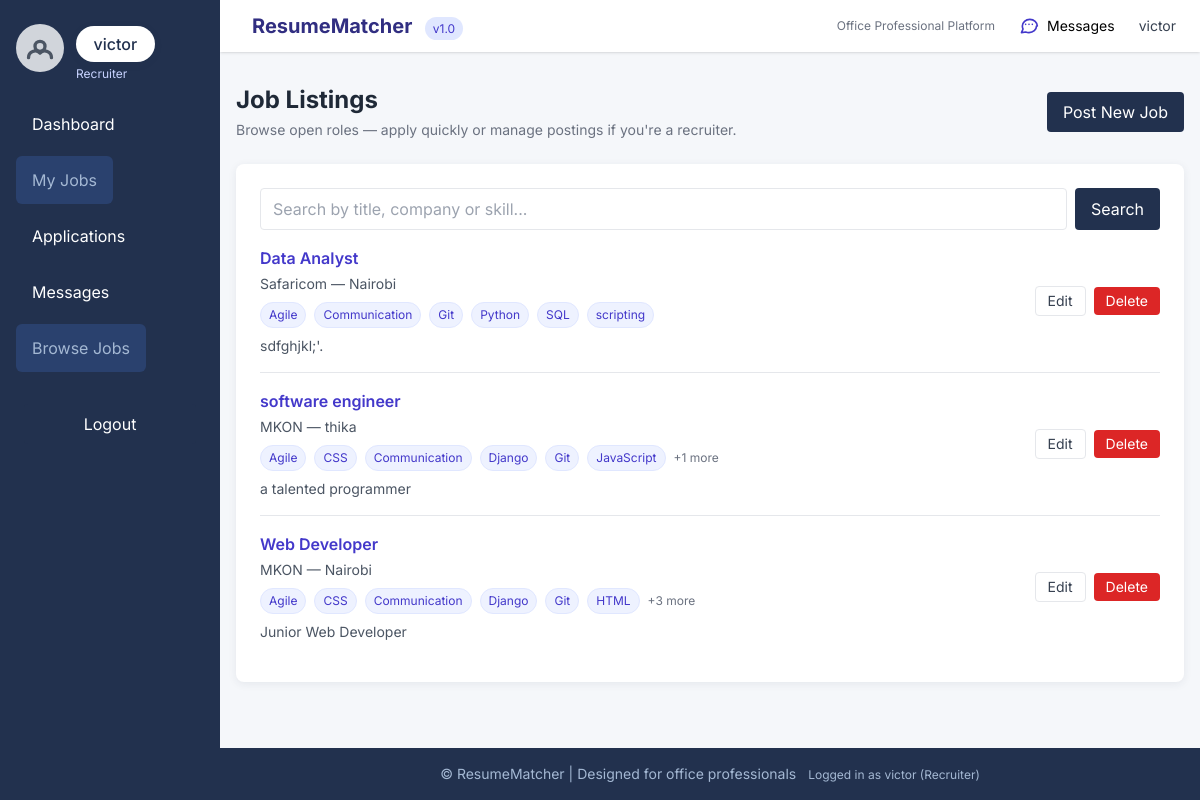
The app's page /jobs/ (signed in), older data.
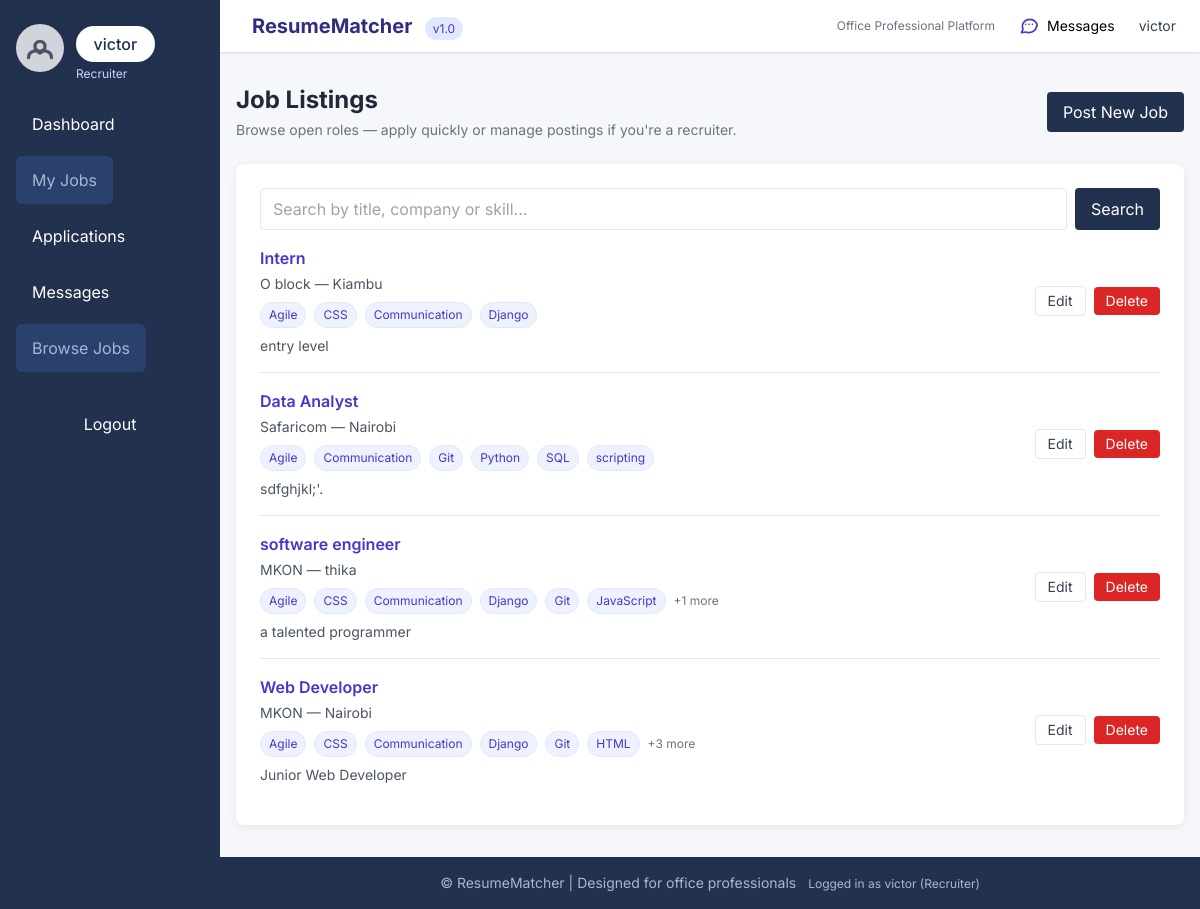
The same page, newer data.
### core/models.py (models this page shows, shortened)
class Job_Posting(models.Model):
    job_id = models.AutoField(primary_key=True)
    title = models.CharField(max_length=200)
    company = models.CharField(max_length=200)
    location = models.CharField(max_length=100, blank=True)
    description = models.TextField()
    requirements = models.ManyToManyField(Skill, blank=True, related_name='job_postings')
    requirements_text = models.TextField(blank=True, null=True, help_text="Optional free-text requirements")
    salary_range = models.CharField(max_length=50, blank=True, help_text="e.g., 'KES 50,000 - 100,000'")
    posted_by = models.ForeignKey(
        User, on_delete=models.CASCADE, related_name='posted_jobs',
        limit_choices_to={'account_type': 'recruiter'}
    )
    duration_min_months = models.PositiveSmallIntegerField(
        blank=True,
        null=True,
        validators=[MinValueValidator(0), MaxValueValidator(120)],
        help_text="Minimum expected duration in months (0 = open/indefinite)"
    )
    duration_max_months = models.PositiveSmallIntegerField(
        blank=True,
        null=True,
        validators=[MinValueValidator(0), MaxValueValidator(120)],
        help_text="Maximum expected duration in months (leave blank for open-ended)"
    )
    application_deadline = models.DateTimeField(
        blank=True,
        null=True,
        help_text="Optional deadline (date & time). After this time applications will be closed."
    )
    is_active = models.BooleanField(default=True)
    created_at = models.DateTimeField(auto_now_add=True)
    updated_at = models.DateTimeField(auto_now=True)
    class Meta:
        db_table = 'job_postings'
        verbose_name = 'Job Posting'
        verbose_name_plural = 'Job Postings'
        ordering = ['-created_at']

class Skill(models.Model):
    name = models.CharField(max_length=100, unique=True)
    slug = models.SlugField(max_length=120, unique=True, blank=True)
    class Meta:
        db_table = 'skills'
        ordering = ['name']
        verbose_name = 'Skill'
        verbose_name_plural = 'Skills'

### core/views.py (the view)
# urls.py: path('jobs/', views.job_list, name='job_list'),
@login_required
def job_list(request):
    jobs = Job_Posting.objects.all()
    return render(request, 'jobs/job_list.html', {'jobs': jobs})

### core/templates/jobs/job_list.html (shortened to what this page needs)
{% extends "base.html" %}
{% block content %}
<div class="mb-6 flex items-center justify-between">
    <div>
        <h1 class="text-2xl font-bold text-gray-800">Job Listings</h1>
        <p class="text-sm text-gray-500 mt-1">Browse open roles — apply quickly or manage postings if you're a recruiter.</p>
    </div>
    <div class="flex items-center gap-3">
        {% if user.account_type == 'recruiter' %}
            <a href="{% url 'job_create' %}" class="btn-primary px-4 py-2 rounded">Post New Job</a>
        {% endif %}
    </div>
</div>
<div class="card p-6">
    <form method="get" class="mb-4 flex gap-2">
        <input
            type="search"
            name="q"
            value="{{ request.GET.q|default:'' }}"
            placeholder="Search by title, company or skill..."
            class="w-full px-3 py-2 border rounded"
        />
        <button type="submit" class="btn-primary px-4 py-2 rounded">Search</button>
    </form>
    {% if jobs %}
        <ul class="space-y-4">
            {% for job in jobs %}
            <li class="flex flex-col sm:flex-row sm:items-center sm:justify-between gap-3 pb-4 border-b last:border-b-0">
                <div class="min-w-0">
                    <a href="{% url 'job_detail' job.pk %}" class="text-indigo-700 font-semibold hover:underline block truncate">
                        {{ job.title }}
                    </a>
                    <div class="mt-1 text-sm text-gray-600">
                        {{ job.company }}{% if job.location %} &mdash; {{ job.location }}{% endif %}
                    </div>
                    {% if job.requirements.exists %}
                    <div class="mt-2 flex flex-wrap gap-2">
                        {% for skill in job.requirements.all|slice:":6" %}
                            <span class="text-xs px-2 py-1 rounded-full bg-indigo-50 text-indigo-700 border border-indigo-100">{{ skill.name }}</span>
                        {% endfor %}
                        {% if job.requirements.count > 6 %}
                            <span class="text-xs text-gray-500 self-center">+{{ job.requirements.count|add:-6 }} more</span>
                        {% endif %}
                    </div>
                    {% elif job.requirements_text %}
                        <p class="mt-2 text-sm text-gray-600">{{ job.requirements_text|truncatechars:140 }}</p>
                    {% endif %}
                    {% if job.description %}
                        <p class="mt-2 text-sm text-gray-600 line-clamp-3">{{ job.description|truncatechars:200 }}</p>
                    {% endif %}
                </div>
                <div class="flex items-center gap-2 sm:justify-end">
                    {% if user.account_type == 'recruiter' and job.posted_by == user %}
                        <a href="{% url 'job_update' job.pk %}" class="px-3 py-1 rounded border border-gray-200 text-sm text-gray-700 hover:bg-gray-50">Edit</a>
                        <form action="{% url 'job_delete' job.pk %}" method="post" class="inline" onsubmit="return confirm('Delete this job posting? This action cannot be undone.');">
                            <button type="submit" class="px-3 py-1 rounded bg-red-600 hover:bg-red-700 text-white text-sm">Delete</button>
                        </form>
                    {% endif %}
                </div>
            </li>
            {% endfor %}
        </ul>
    {% endif %}
</div>
{% endblock %}

Row changes from the older to the newer data that the page shows:
added Job_Posting: title "Intern", company "O block", location "Kiambu", description "entry level", shows "Edit", Skill (name "Agile"), Skill (name "CSS"), Skill (name "Communication"), Skill (name "Django")
